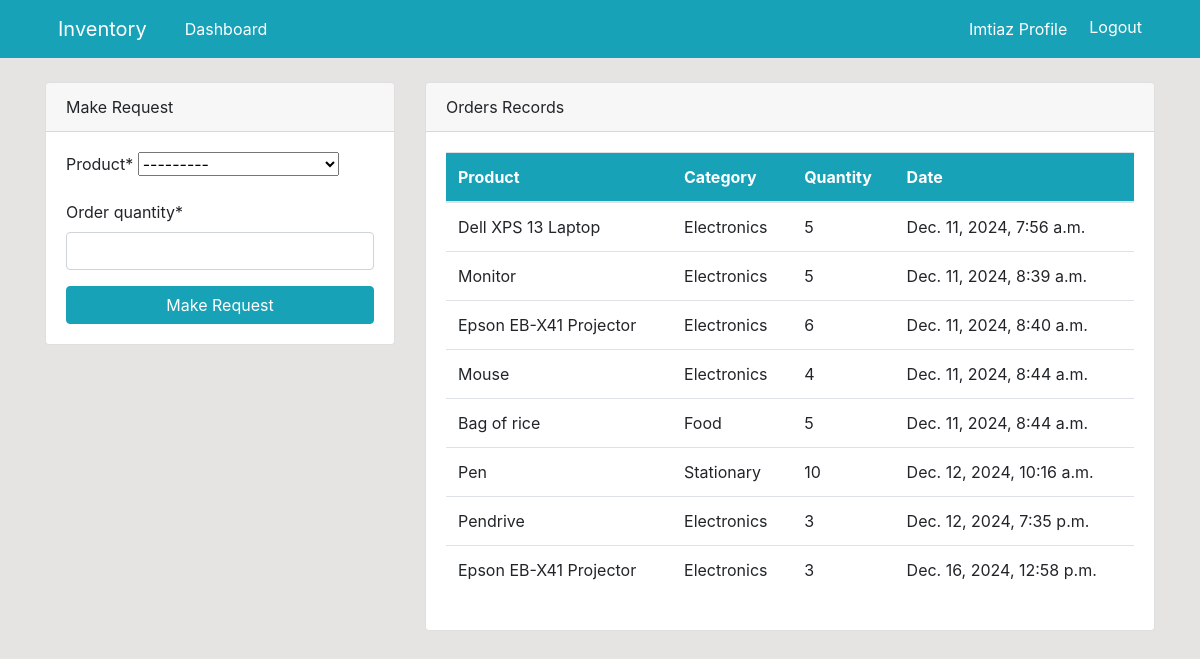
The page /dashboard/ (signed in) on the database its author committed.
### dashboard/models.py (models this page shows, shortened)
class Order(models.Model):
    product = models.ForeignKey(Product, on_delete=models.CASCADE, null=True)
    staff = models.ForeignKey(User, models.CASCADE, null=True)
    order_quantity = models.PositiveIntegerField(null=True)
    date = models.DateTimeField(auto_now_add=True)
    class  Meta:
        verbose_name_plural = 'Order'

class Product(models.Model):
    name = models.CharField(max_length=100, null=True)
    quantity = models.PositiveIntegerField(null=True)
    category = models.CharField(max_length=50, choices=CATEGORY, null=True)
    class Meta:
        verbose_name_plural = 'Product'
    def __str__(self):
        return f'{self.name}'

### dashboard/views.py (the view)
# urls.py: path('dashboard/', views.index, name = 'dashboard-index'),
@login_required
def index(request):
    orders = Order.objects.all()
    products = Product.objects.all()
    orders_count = orders.count()
    product_count = products.count()
    workers_count = User.objects.all().count()
    if request.method=='POST':
        form = OrderForm(request.POST)
        if form.is_valid():
            instance = form.save(commit = False)
            instance.staff = request.user
            instance.save()
            return redirect('dashboard-index')
    else:
        form = OrderForm()
    context = {
        'orders': orders,
        'form': form,
        'products': products,
        'product_count': product_count,
        'workers_count': workers_count,
        'orders_count': orders_count,
    }
    return render(request, 'dashboard/index.html', context)

### dashboard/forms.py
class OrderForm(forms.ModelForm):
    class Meta:
        model = Order
        fields = ['product', 'order_quantity']

### templates/dashboard/index.html (shortened to what this page needs)
{% extends 'partials/base.html' %}
{% block content %}
{% if user.is_authenticated and user.is_staff and user.is_superuser %}
{% include 'partials/topnav.html' %}
<div class='container'>
    <div class="row my-5">
        <div class="col-md-6">
            <div class="bg-white">
                <div class="card-body">
                    <canvas id="myChart1" width="400" height="300"></canvas>
                    <script>
                        var ctx = document.getElementById('myChart1').getContext('2d');
                        var myChart1 = new Chart(ctx, {
                            type: 'pie',
                            data: {
                                labels: [{% for order in orders %} '{{order.product.name}}', {% endfor %}],
                        datasets: [{
                            label: 'Orders',
                            data: [{% for order in orders %} {{ order.order_quantity }}, {% endfor %}],
                            backgroundColor: [
                                'rgba(255, 99, 132, 1)',
                                'rgba(54, 162, 235, 1)',
                                'rgba(255, 206, 86, 1)',
                                'rgba(75, 192, 192, 1)',
                                'rgba(153, 102, 255, 1)',
                                'rgba(25, 159, 64, 1)',
                                'rgba(211, 99, 12, 1)',
                                'rgba(234, 16, 235, 1)',
                                'rgba(255, 206, 86, 1)',
                                'rgba(34, 142, 192, 1)',
                                'rgba(153, 102, 255, 1)',
                                'rgba(255, 159, 64, 1)'
                            ],
                                borderColor: [
                                    'rgba(255, 99, 132, 1)',
                                    'rgba(54, 162, 235, 1)',
                                    'rgba(255, 206, 86, 1)',
                                    'rgba(75, 192, 192, 1)',
                                    'rgba(153, 102, 255, 1)',
                                    'rgba(255, 159, 64, 1)',
                                    'rgba(25, 159, 64, 1)',
                                    'rgba(211, 99, 12, 1)',
                                    'rgba(234, 16, 235, 1)',
                                    'rgba(255, 206, 86, 1)',
                                    'rgba(34, 142, 192, 1)',
                                    'rgba(153, 102, 255, 1)',
                                    'rgba(255, 159, 64, 1)'
                                ],
                                    borderWidth: 1
                        }]
                            },
                        options: {
                            scales: {
                                yAxes: [{
                                    ticks: {
                                        beginAtZero: true
                                    }
                                }]
                            }
                        }
                        });
                    </script>
                </div>
            </div>
        </div>
        <div class="col-md-6 my-4">
            <div class="bg-white">
                <div class="card-body">
                    <canvas id="myChart" width="400" height="300"></canvas>
                    <script>
                        var ctx = document.getElementById('myChart').getContext('2d');
                        var myChart = new Chart(ctx, {
                            type: 'bar',
                            data: {
                                labels: [{% for product in products %} '{{product.name}}',{% endfor %}],
                        datasets: [{
                            label: 'Orders',
                            data: [{% for product in products %} '{{product.quantity}}',{% endfor %}],
                            backgroundColor: [
                            'rgba(75, 192, 192, 1)',
                            'rgba(153, 102, 255, 1)',
                            'rgba(25, 159, 64, 1)',
                            'rgba(211, 99, 12, 1)',
                            'rgba(234, 16, 235, 1)',
                            'rgba(255, 206, 86, 1)',
                            'rgba(34, 142, 192, 1)',
                            'rgba(153, 102, 255, 1)',
                            'rgba(255, 159, 64, 1)',
                                'rgba(255, 99, 132, 1)',
                                'rgba(54, 162, 235, 1)',
                                'rgba(255, 206, 86, 1)',
                                'rgba(75, 192, 192, 1)',
                                'rgba(153, 102, 255, 1)',
                                'rgba(255, 159, 64, 1)'
                            ],
                                borderColor: [
                                  'rgba(75, 192, 192, 1)',
                            'rgba(153, 102, 255, 1)',
                            'rgba(25, 159, 64, 1)',
                            'rgba(211, 99, 12, 1)',
                            'rgba(234, 16, 235, 1)',
                            'rgba(255, 206, 86, 1)',
                            'rgba(34, 142, 192, 1)',
                            'rgba(153, 102, 255, 1)',
                            'rgba(255, 159, 64, 1)',
                                'rgba(255, 99, 132, 1)',
                                'rgba(54, 162, 235, 1)',
                                'rgba(255, 206, 86, 1)',
                                'rgba(75, 192, 192, 1)',
                                'rgba(153, 102, 255, 1)',
                                'rgba(255, 159, 64, 1)'
                                ],
                                    borderWidth: 1
                        }]
                            },
                        options: {
                            scales: {
                                yAxes: [{
                                    ticks: {
                                        beginAtZero: true
                                    }
                                }]
                            }
                        }
                        });
                    </script>
                </div>
            </div>
        </div>
    </div>
</div>
{% else %}
{% include 'dashboard/staff_index.html' %}
{% endif %}
{% endblock %}

### templates/partials/nav.html (shortened to what this page needs)
<nav class="navbar navbar-expand-lg navbar-info bg-info">
    <div class="container">
        {% if user.is_authenticated %}
        <a class="navbar-brand btn btn-info text-white" href="{% url 'dashboard-index' %}">Inventory</a>
        <div class="collapse navbar-collapse" id="navbarSupportedContent">
            <ul class="navbar-nav mr-auto">
                <li class="nav-item">
                    <a class="nav-link btn btn-info text-white" href="{% url 'dashboard-index' %}">Dashboard</a>
                </li>
            </ul>
            <ul class="navbar-nav ml-auto">
                <li class="nav-item">
                    <a class="nav-link btn btn-info text-white" href="{% url 'user-profile' %}">{{ user.username }} Profile</a>
                </li>
                <li class="nav-item">
                    <form method="post" action="{% url 'user-logout' %}" style="display: inline;">
                        <button type="submit" class="btn btn-info text-white">Logout</button>
                    </form>
                </li>
            </ul>
        </div>
        {% endif %}
    </div>
</nav>

### templates/dashboard/staff_index.html (shortened to what this page needs)
{% load crispy_forms_tags %}
<div class='container'>
<div>
    <div class="row mt-4">
        <div class="col-md-4">
            <div class="card">
                <div class="card-header">
                    Make Request
                </div>
                <div class="card-body">
                    <form method="POST">
                        {{ form|crispy }}
                        <input class="btn btn-info btn-block" type="submit" value="Make Request">
                    </form>
                </div>
            </div>
        </div>
        <div class="col-md-8">
            <div class="card">
                <div class="card-header">
                    Orders Records
                </div>
                <div class="card-body">
                    <table class="table bg-white">
                        <thead class="bg-info text-white">
                            <tr>
                                <th scope="col">Product</th>
                                <th scope="col">Category</th>
                                <th scope="col">Quantity</th>
                                <th scope="col">Date</th>
                            </tr>
                        </thead>
                        <tbody>
                            {% for order in orders %}
                            {% if order.staff == user %}
                            <tr>
                                <td>{{ order.product.name }}</td>
                                <td>{{ order.product.category }}</td>
                                <td>{{ order.order_quantity }}</td>
                                <td>{{ order.date }}</td>
                            </tr>
                            {% endif %}
                            {% endfor %}
                        </tbody>
                    </table>
                </div>
            </div>
        </div>
    </div>
</div>
</div>

### static/style.css (style rules this page uses)
body { background: rgb(230, 227, 227); }

### rows shown on the page
Order: product.name "Dell XPS 13 Laptop", product.category "Electronics", order_quantity "5", date "Dec. 11, 2024, 7:56 a.m."
Order: product.name "Monitor", product.category "Electronics", order_quantity "5", date "Dec. 11, 2024, 8:39 a.m."
Order: product.name "Epson EB-X41 Projector", product.category "Electronics", order_quantity "6", date "Dec. 11, 2024, 8:40 a.m."
Order: product.name "Mouse", product.category "Electronics", order_quantity "4", date "Dec. 11, 2024, 8:44 a.m."
Order: product.name "Bag of rice", product.category "Food", order_quantity "5", date "Dec. 11, 2024, 8:44 a.m."
Order: product.name "Pen", product.category "Stationary", order_quantity "10", date "Dec. 12, 2024, 10:16 a.m."
Order: product.name "Pendrive", product.category "Electronics", order_quantity "3", date "Dec. 12, 2024, 7:35 p.m."
Order: product.name "Epson EB-X41 Projector", product.category "Electronics", order_quantity "3", date "Dec. 16, 2024, 12:58 p.m."

### other values the page prints
{{ user.username }} "Imtiaz"
